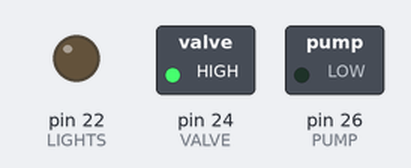
This program was run on a simulated Raspberry Pi (header pin numbers). On the bench: switched loads named in the program (green lamp = pin HIGH), output pins drawn as LEDs (lit = HIGH).

Above: at 1.0 s.
At 3.0 s:
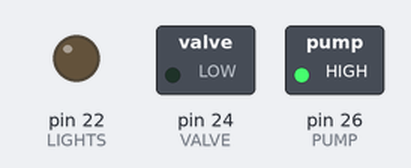
At 5.0 s:
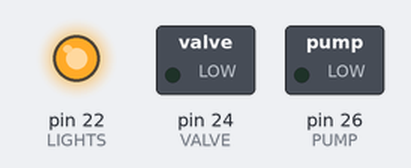
At 8.0 s:
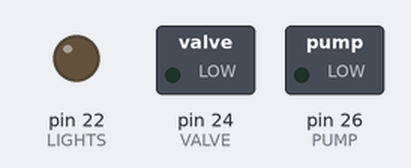
Timing chart, 0 to 13.0 s (numbered marks = the images above):
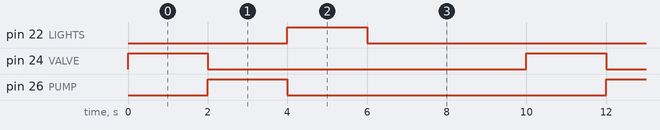

Measured:
- by itself, pin 22 (LIGHTS), pin 24 (VALVE), pin 26 (PUMP): alternates HIGH for 2.0 s and LOW for 8.0 s
- by itself, everything shown: repeats every 10.0 s, in 4 steps

The program:

off.py
```python
import RPi.GPIO as GPIO
from time import sleep


PUMP = 26
VALVE = 24
LIGHTS = 22


def init():
    GPIO.setmode(GPIO.BOARD)
    GPIO.setup(PUMP, GPIO.OUT)
    GPIO.setup(VALVE, GPIO.OUT)
    GPIO.setup(LIGHTS, GPIO.OUT)


def stop(t):
    GPIO.output(PUMP, GPIO.LOW)
    GPIO.output(VALVE, GPIO.LOW)
    GPIO.output(LIGHTS, GPIO.LOW)
    sleep(t)

def drain(duration):
    GPIO.output(PUMP, GPIO.LOW)
    GPIO.output(VALVE, GPIO.HIGH)
    sleep(duration)
    stop(0)


def light(t):
    GPIO.output(LIGHTS, GPIO.HIGH)
    sleep(t)
    stop(0)

def fill(duration):
    GPIO.output(VALVE, GPIO.LOW)
    GPIO.output(PUMP, GPIO.HIGH)
    sleep(duration)
    stop(0)


def main():
    init()
    while True:
        drain(2)
        fill(2)
	light(2)
	stop(4)
if __name__ == '__main__':
    main()
```
